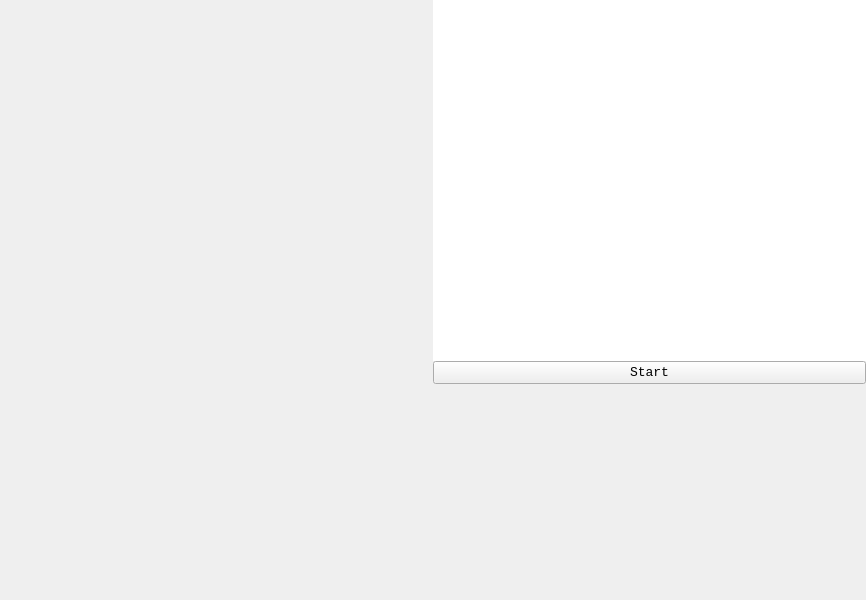
<?xml version="1.0" encoding="UTF-8"?>
<ui version="4.0">
 <class>MainWindow</class>
 <widget class="QMainWindow" name="MainWindow">
  <property name="geometry">
   <rect>
    <x>0</x>
    <y>0</y>
    <width>866</width>
    <height>600</height>
   </rect>
  </property>
  <property name="windowTitle">
   <string/>
  </property>
  <widget class="QWidget" name="centralWidget">
   <property name="sizePolicy">
    <sizepolicy hsizetype="Preferred" vsizetype="Preferred">
     <horstretch>0</horstretch>
     <verstretch>0</verstretch>
    </sizepolicy>
   </property>
   <property name="minimumSize">
    <size>
     <width>800</width>
     <height>600</height>
    </size>
   </property>
   <layout class="QHBoxLayout" name="horizontalLayout">
    <property name="spacing">
     <number>0</number>
    </property>
    <property name="leftMargin">
     <number>0</number>
    </property>
    <property name="topMargin">
     <number>0</number>
    </property>
    <property name="rightMargin">
     <number>0</number>
    </property>
    <property name="bottomMargin">
     <number>0</number>
    </property>
    <item>
     <layout class="QVBoxLayout" name="left_side" stretch="0">
      <property name="spacing">
       <number>0</number>
      </property>
      <property name="sizeConstraint">
       <enum>QLayout::SetDefaultConstraint</enum>
      </property>
      <item>
       <widget class="tilingGen" name="tiling_gen" native="true">
        <property name="sizePolicy">
         <sizepolicy hsizetype="MinimumExpanding" vsizetype="MinimumExpanding">
          <horstretch>0</horstretch>
          <verstretch>0</verstretch>
         </sizepolicy>
        </property>
        <property name="minimumSize">
         <size>
          <width>300</width>
          <height>200</height>
         </size>
        </property>
       </widget>
      </item>
     </layout>
    </item>
    <item>
     <layout class="QVBoxLayout" name="right_side">
      <property name="spacing">
       <number>0</number>
      </property>
      <item>
       <widget class="QTextBrowser" name="pentagon_info">
        <property name="sizePolicy">
         <sizepolicy hsizetype="Expanding" vsizetype="Expanding">
          <horstretch>0</horstretch>
          <verstretch>5</verstretch>
         </sizepolicy>
        </property>
        <property name="font">
         <font>
          <family>Consolas</family>
          <pointsize>10</pointsize>
          <weight>50</weight>
          <bold>false</bold>
         </font>
        </property>
        <property name="cursor" stdset="0">
         <cursorShape>IBeamCursor</cursorShape>
        </property>
        <property name="frameShape">
         <enum>QFrame::NoFrame</enum>
        </property>
        <property name="lineWidth">
         <number>1</number>
        </property>
       </widget>
      </item>
      <item>
       <layout class="QGridLayout" name="button_layout">
        <property name="spacing">
         <number>1</number>
        </property>
        <item row="0" column="0">
         <widget class="QPushButton" name="start_btn">
          <property name="sizePolicy">
           <sizepolicy hsizetype="Minimum" vsizetype="Fixed">
            <horstretch>0</horstretch>
            <verstretch>0</verstretch>
           </sizepolicy>
          </property>
          <property name="font">
           <font>
            <family>Consolas</family>
            <pointsize>10</pointsize>
            <weight>50</weight>
            <italic>false</italic>
            <bold>false</bold>
           </font>
          </property>
          <property name="cursor">
           <cursorShape>ArrowCursor</cursorShape>
          </property>
          <property name="toolTip">
           <string>Start Differential Evolution</string>
          </property>
          <property name="autoFillBackground">
           <bool>false</bool>
          </property>
          <property name="styleSheet">
           <string notr="true">font: 10pt &quot;Consolas&quot;;</string>
          </property>
          <property name="text">
           <string>Start</string>
          </property>
          <property name="autoDefault">
           <bool>false</bool>
          </property>
          <property name="default">
           <bool>false</bool>
          </property>
          <property name="flat">
           <bool>false</bool>
          </property>
         </widget>
        </item>
       </layout>
      </item>
      <item>
       <widget class="pentagonGen" name="pentagon_gen" native="true">
        <property name="sizePolicy">
         <sizepolicy hsizetype="MinimumExpanding" vsizetype="MinimumExpanding">
          <horstretch>0</horstretch>
          <verstretch>3</verstretch>
         </sizepolicy>
        </property>
        <property name="minimumSize">
         <size>
          <width>150</width>
          <height>150</height>
         </size>
        </property>
        <property name="styleSheet">
         <string notr="true"/>
        </property>
       </widget>
      </item>
     </layout>
    </item>
   </layout>
  </widget>
 </widget>
 <layoutdefault spacing="6" margin="11"/>
 <customwidgets>
  <customwidget>
   <class>tilingGen</class>
   <extends>QWidget</extends>
   <header>tilingGen.hpp</header>
   <container>1</container>
  </customwidget>
  <customwidget>
   <class>pentagonGen</class>
   <extends>QWidget</extends>
   <header>pentagonGen.hpp</header>
   <container>1</container>
  </customwidget>
 </customwidgets>
 <resources/>
 <connections/>
</ui>
